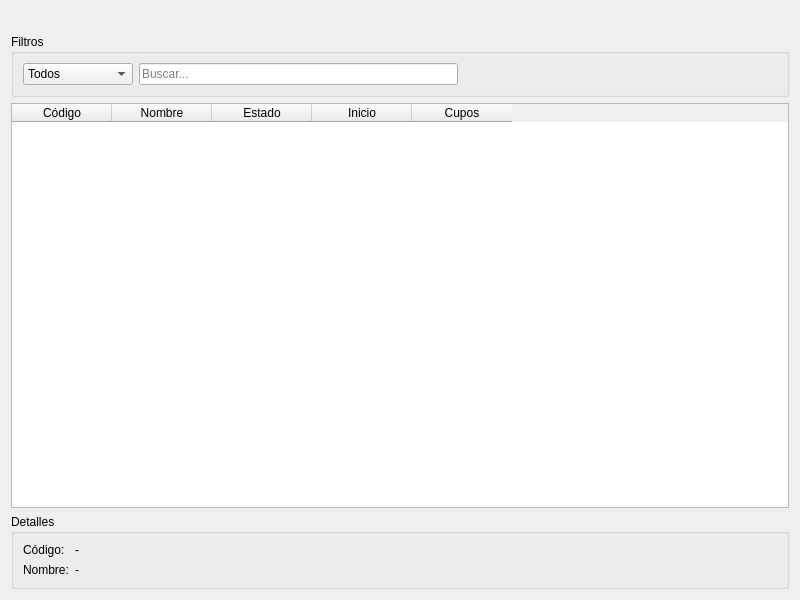
<?xml version="1.0" encoding="UTF-8"?>
<ui version="4.0">
 <class>ProgramasTab</class>
 <widget class="QWidget" name="ProgramasTab">
  <property name="geometry">
   <rect>
    <x>0</x>
    <y>0</y>
    <width>800</width>
    <height>600</height>
   </rect>
  </property>
  <property name="windowTitle">
   <string>Programas</string>
  </property>
  <layout class="QVBoxLayout" name="verticalLayout">
   <item>
    <widget class="QToolBar" name="toolBar">
     <property name="movable">
      <bool>false</bool>
     </property>
    </widget>
   </item>
   <item>
    <widget class="QGroupBox" name="groupBoxFiltros">
     <property name="title">
      <string>Filtros</string>
     </property>
     <layout class="QHBoxLayout" name="horizontalLayout">
      <item>
       <widget class="QComboBox" name="comboEstado">
        <item>
         <property name="text">
          <string>Todos</string>
         </property>
        </item>
        <item>
         <property name="text">
          <string>PLANIFICADO</string>
         </property>
        </item>
        <item>
         <property name="text">
          <string>INICIADO</string>
         </property>
        </item>
        <item>
         <property name="text">
          <string>CONCLUIDO</string>
         </property>
        </item>
       </widget>
      </item>
      <item>
       <widget class="QLineEdit" name="txtBuscar">
        <property name="placeholderText">
         <string>Buscar...</string>
        </property>
       </widget>
      </item>
      <item>
       <spacer name="horizontalSpacer">
        <property name="orientation">
         <enum>Qt::Horizontal</enum>
        </property>
        <property name="sizeHint" stdset="0">
         <size>
          <width>40</width>
          <height>20</height>
         </size>
        </property>
       </spacer>
      </item>
     </layout>
    </widget>
   </item>
   <item>
    <widget class="QTableWidget" name="tablaProgramas">
     <property name="alternatingRowColors">
      <bool>true</bool>
     </property>
     <property name="selectionMode">
      <enum>QAbstractItemView::SingleSelection</enum>
     </property>
     <property name="selectionBehavior">
      <enum>QAbstractItemView::SelectRows</enum>
     </property>
     <column>
      <property name="text">
       <string>Código</string>
      </property>
     </column>
     <column>
      <property name="text">
       <string>Nombre</string>
      </property>
     </column>
     <column>
      <property name="text">
       <string>Estado</string>
      </property>
     </column>
     <column>
      <property name="text">
       <string>Inicio</string>
      </property>
     </column>
     <column>
      <property name="text">
       <string>Cupos</string>
      </property>
     </column>
    </widget>
   </item>
   <item>
    <widget class="QGroupBox" name="groupBoxDetalles">
     <property name="title">
      <string>Detalles</string>
     </property>
     <layout class="QFormLayout" name="formLayout">
      <item row="0" column="0">
       <widget class="QLabel" name="labelCodigo">
        <property name="text">
         <string>Código:</string>
        </property>
       </widget>
      </item>
      <item row="0" column="1">
       <widget class="QLabel" name="lblCodigo">
        <property name="text">
         <string>-</string>
        </property>
       </widget>
      </item>
      <item row="1" column="0">
       <widget class="QLabel" name="labelNombre">
        <property name="text">
         <string>Nombre:</string>
        </property>
       </widget>
      </item>
      <item row="1" column="1">
       <widget class="QLabel" name="lblNombre">
        <property name="text">
         <string>-</string>
        </property>
       </widget>
      </item>
     </layout>
    </widget>
   </item>
  </layout>
 </widget>
 <resources/>
 <connections/>
</ui>
